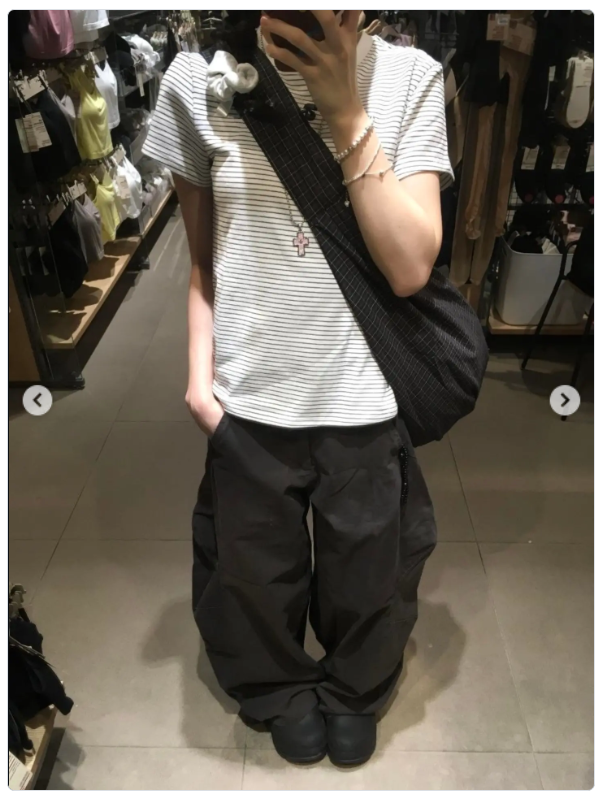
#> input picture wardrobe/originals/2026-09-28-批次1/9bbf05d41d8a7839b20a90a1ab39d798.png, 599 x 796 px, found by its file name
$ python batch1_photostyle.py
#> lines starting #> are read from the running program, lines starting #| are printed output that depends on the picture
# -*- coding: utf-8 -*-
"""批次1 摄影风格量化：曝光、对比、饱和、色温、光质软硬、背景纯净度"""
import json, os, statistics
from PIL import Image, ImageStat

SRC = r"D:\xwechat_files\wxid_0fozf2qgws8o22_c057\temp\RWTemp\2026-09\9e20f478899dc29eb19741386f9343c8"
ROOT = r"D:\KuGou\Lyric\穿搭\wardrobe"

GROUPS = {
    "试衣间对镜": [
        "9bbf05d41d8a7839b20a90a1ab39d798.png", "b43b576c66ad3c66e65cd4f6448f0be9.png",
        "03cd60089398f9d6af58c143914ebf7c.png", "04a3c3c54f8e61420056dfb39a48ef55.png",
        "169bea07d5baef2f679e5ac15783fef3.png", "477de3279c255ba546676a6ef5a62fc6.png",
        "53360106e4873bee35bc9442c0f60ffa.png", "5b8768f288db060de4324b223dea0880.png",
        "5bbfdfbf020a375636a0e3fbefc5d63a.png", "dbdfffedd3765ad7baf1d80dff4f61f2.png",
        "622bc03cfa37216024c757c38008555e.jpg", "6c1e7802dc3678529eaf3e0d3941203d.jpg",
    ],
    "街拍夜景": ["8e16214b092543e876d89f4dd1d7b922.png", "86951e779851862574a5cd1190b207b0.jpg"],
    "ins/平面": ["2ccbf952881ef4f40007bedec7c78cb1.jpg"],
    "电商棚拍": [
        "14774736c1223b44090e1b997cf9cd71.jpg", "5d31912be99780819f2c17d690f53dcd.jpg",
        "a6e0bbb8dbf57173a1821791404b6d18.jpg", "b2297bd78f2d21518eef0219b15511a6.jpg",
        "b27e805b9f1b5c37900a714e69419a39.jpg",
    ],
}

def hist_pct(px, lo, hi):
    n = len(px)
    return round(sum(1 for v in px if lo <= v <= hi) / n, 3)

def analyze(path):
    im = Image.open(path).convert("RGB")
#> im is the input picture: PIL image 599x796 RGB; mean R, G, B 102.9, 96, 85.3
    w, h = im.size
#> w = 599; h = 796
    small = im.copy(); small.thumbnail((300, 300))
#> after `small.thumbnail((300, 300))`:
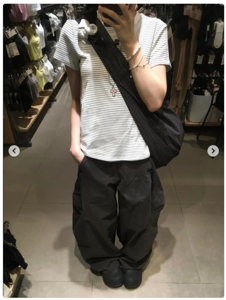
#> small: PIL image 226x300 RGB; mean R, G, B 102.8, 96, 85.2
    hsv = small.convert("HSV")
#> hsv: PIL image 226x300 HSV; mean H, S, V 33, 55.7, 103
    hh, ss, vv = hsv.split()
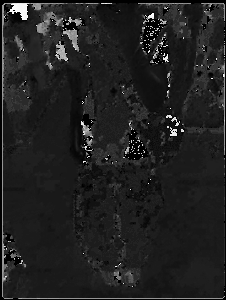
#> hh: PIL image 226x300 L; min 0, max 253, mean 33
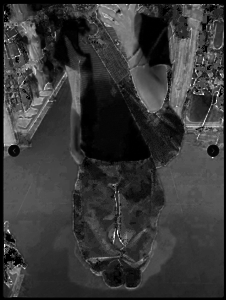
#> ss: PIL image 226x300 L; min 0, max 255, mean 55.7
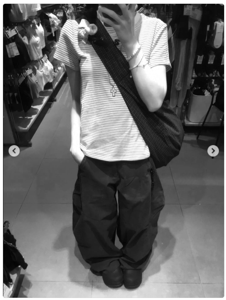
#> vv: PIL image 226x300 L; min 0, max 255, mean 103
    v_data = list(vv.getdata()); s_data = list(ss.getdata())
#> after `v_data = list(vv.getdata())`: v_data = 67800 items
#> after `s_data = list(ss.getdata())`: s_data = 67800 items
    st = ImageStat.Stat(small)  # R G B 均值与标准差

    meanV = statistics.mean(v_data)
#> meanV = 103
    stdV = statistics.pstdev(v_data)
#> stdV = 72.96
    meanS = statistics.mean(s_data)
#> meanS = 55.72
    r, g, b = st.mean
#> r = 102.8; g = 95.99; b = 85.23
    warmth = (r - b) / max(r + b, 1)          # >0 偏暖，<0 偏冷
#> warmth = 0.0934
    hi = hist_pct(v_data, 235, 255)           # 高光占比
#> in hist_pct, `n = len(px)`: n = 67800
#> hi = 0.063
    sh = hist_pct(v_data, 0, 45)              # 阴影占比
#> sh = 0.322
    mid = hist_pct(v_data, 80, 180)
#> mid = 0.369

    # 局部对比（相邻像素亮度差的均值）→ 细节锐度/颗粒感
    px = vv.load(); W, H = vv.size
#> after `W, H = vv.size`: W = 226; H = 300
    diffs = []
    for y in range(0, H - 1, 2):
        for x in range(0, W - 1, 2):
            diffs.append(abs(px[x, y] - px[x + 1, y]) + abs(px[x, y] - px[x, y + 1]))
#> after the loop, diffs = 16950 values, max 216 at index 472, min 0 at index 0, mean 15.51
    grain = round(statistics.mean(diffs) / 2, 2)
#> grain = 7.75

    # 背景纯净度：四角补丁的亮度标准差（越小越干净/越像棚拍）
    cs = []
    for (x0, y0, x1, y1) in ((0, 0, .18, .18), (.82, 0, 1, .18), (0, .82, .18, 1), (.82, .82, 1, 1)):
        p = vv.crop((int(x0*W), int(y0*H), int(x1*W), int(y1*H)))
        cs.append(statistics.mean(list(p.getdata())))
#> this loop made 4 passes
#> pass 1, in analyze, `p = vv.crop((int(x0*W), int(y0*H), int(x1*W), int(y1*H)))`:
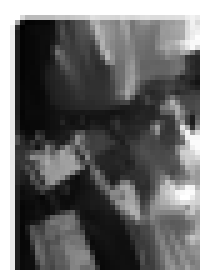
#> p: PIL image 40x54 L (shown 5 times larger); min 0, max 255, mean 100.9
#> pass 3, in analyze, `p = vv.crop((int(x0*W), int(y0*H), int(x1*W), int(y1*H)))`:
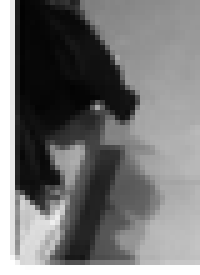
#> p: PIL image 40x55 L (shown 5 times larger); min 2, max 255, mean 117.1
#> after the loop:
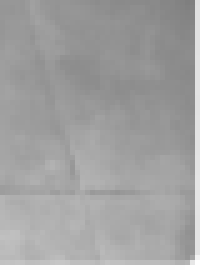
#> p: PIL image 41x55 L (shown 5 times larger); min 127, max 255, mean 165.7
#> after the loop, cs = [100.9, 61.55, 117.1, 165.7]
    bg_even = round(statistics.pstdev(cs), 2)
#> bg_even = 37.32

    return {
        "size": "%dx%d" % (w, h),
        "aspect": round(h / w, 2),
        "meanV": round(meanV, 1),
        "contrastStdV": round(stdV, 1),
        "meanSat": round(meanS, 1),
        "warmth": round(warmth, 4),
        "highlightPct": hi,
        "shadowPct": sh,
        "midtonePct": mid,
        "grain": grain,
        "bgEvenness": bg_even,
    }

out = {"perImage": {}, "byGroup": {}}
for grp, files in GROUPS.items():
    rows = []
    for f in files:
        p = os.path.join(SRC, f)
        a = analyze(p)
#> a = 11 items
#> (the run stopped early here; a loop or call above may not have finished)
